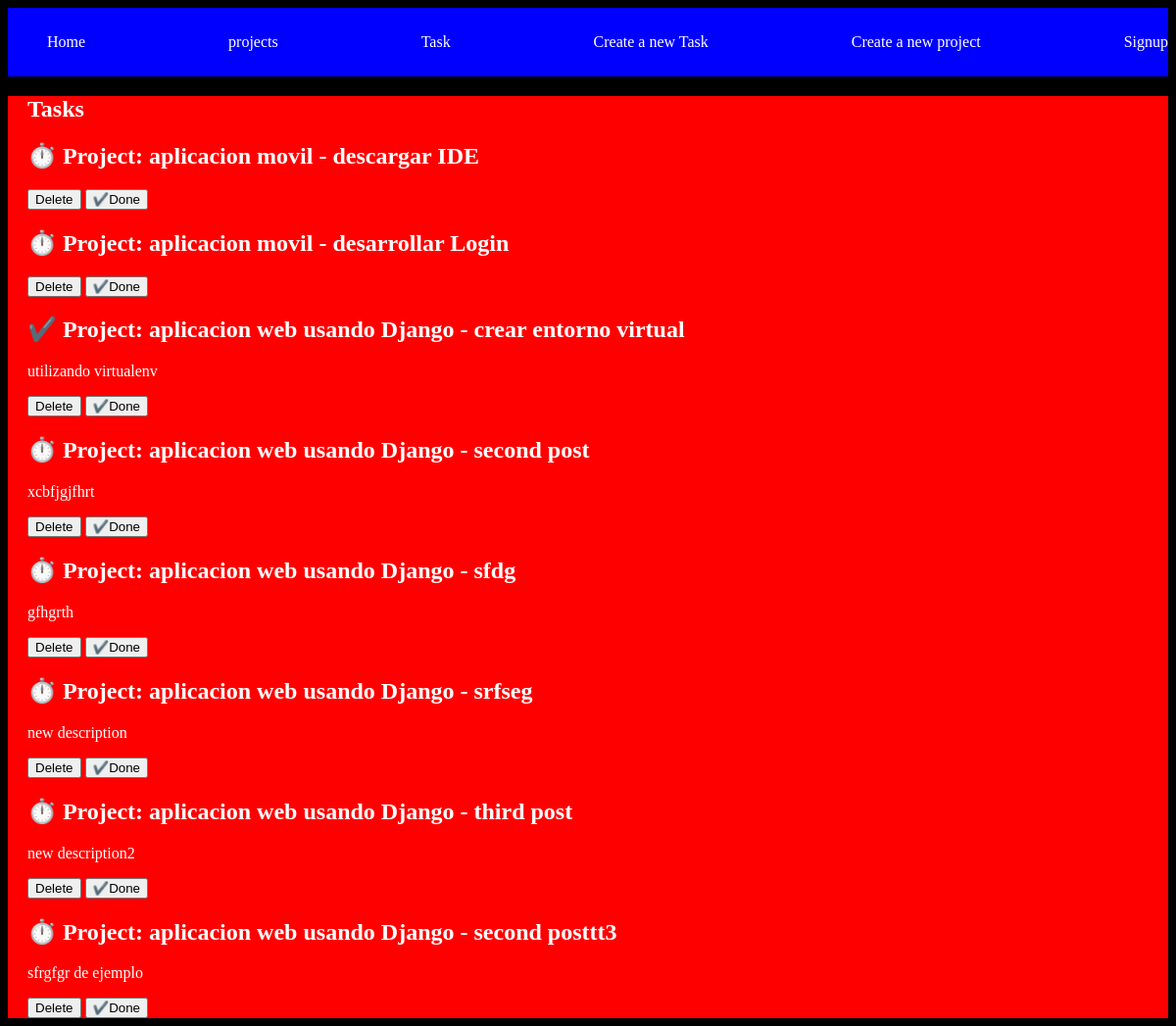
/tasks/, run on the app's committed database.
### myapp/models.py (models this page shows, shortened)
class Task(models.Model):
    title = models.CharField(max_length=200)
    description = models.TextField()
    project = models.ForeignKey(Project, on_delete= models.CASCADE)
    done = models.BooleanField(default=False)

class Project(models.Model):
    name = models.CharField(max_length=200)
    def __str__(self):
        return self.name

### myapp/views.py (the view)
# urls.py: path("tasks/", views.tasks, name="Tasks"),
def tasks(request):
    tasks = Task.objects.all()
    return render(request, 'tasks/tasks.html', {
        "tasks": tasks
    })

### myapp/templates/tasks/tasks.html
{% extends "base.html" %}
{% block content %}
<h1> Tasks </h1>
{% for task in tasks %}
<div>
    <h1>
        {% if task.done == False %}⏱️{% else %}✔️{% endif %} Project: {{task.project}} - {{task.title}}
    </h1>
    <p>{{task.description}}</p>
    <button>
        Delete
    </button>
    <button>
        ✔️Done
    </button>
</div>
{%endfor%}
{% endblock %}

### myapp/static/css/styles.css (style rules this page uses)
body { background: black; color:white; }

### data on the page
Task: project "aplicacion movil", title "descargar IDE"
Task: project "aplicacion movil", title "desarrollar Login"
Task: project "aplicacion web usando Django", title "crear entorno virtual", description "utilizando virtualenv"
Task: project "aplicacion web usando Django", title "second post", description "xcbfjgjfhrt"
Task: project "aplicacion web usando Django", title "sfdg", description "gfhgrth"
Task: project "aplicacion web usando Django", title "srfseg", description "new description"
Task: project "aplicacion web usando Django", title "third post", description "new description2"
Task: project "aplicacion web usando Django", title "second posttt3", description "sfrgfgr de ejemplo"
